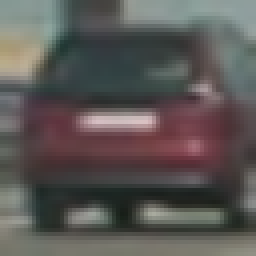
#> input picture CarND-Vehicle-Detection/vehicles/GTI_Far/image0136.png, 64 x 64 px (shown 4 times larger); its folder holds only this picture in this run
$ jupyter execute --allow-errors Vehicle_Detection2.ipynb   (shell and % lines are left out)   (older library calls are emulated)
#> lines starting #> are read from the running program, lines starting #| are printed output that depends on the picture
[cell 1]
#Cell 1
import matplotlib.image as mpimg
import matplotlib.pyplot as plt
import numpy as np
import cv2
import glob
import time
from sklearn.svm import LinearSVC
from sklearn.preprocessing import StandardScaler
from skimage.feature import hog
from sklearn.model_selection import train_test_split
from sklearn.utils import shuffle
import pickle
from scipy.ndimage.measurements import label
from moviepy.editor import VideoFileClip

[cell 2]
#Cell 2
# Loading + training,validation test split
cars0 = glob.glob('./vehicles/GTI_Far/*.png')
cars1 = glob.glob('./vehicles/GTI_MiddleClose/*.png')
cars2 = glob.glob('./vehicles/GTI_Left/*.png')
cars3 = glob.glob('./vehicles/GTI_Right/*.png')
cars4 = glob.glob('./vehicles/KITTI_extracted/*.png')
#cars4 += glob.glob('./vehicles/augmentation/*.png')
notcars1 = glob.glob('./non-vehicles/Extras/*.png')
notcars1 += glob.glob('./non-vehicles/GTI/*.png')

cars = cars0 + cars1 + cars2+ cars3 +  cars4
notcars = notcars1
print(len(cars), len(notcars))

[cell 3]
#Cell 3

fig, axs = plt.subplots(4,4, figsize=(16, 16))
fig.subplots_adjust(hspace = .2, wspace=.001)
axs = axs.ravel()

# Step through the list and search for chessboard corners
for i in np.arange(8):
    img = cv2.imread(cars[np.random.randint(0,len(cars))])
#> img is the input picture: shape (64, 64, 3); mean B, G, R 85.2, 87.4, 91.3
    img = cv2.cvtColor(img,cv2.COLOR_BGR2RGB)
    axs[i].axis('off')
    axs[i].set_title('car', fontsize=10)
    axs[i].imshow(img)
#> (the rest of this cell did not finish here and is left out)

[cell 4]
#Cell 4
# Define a function to return HOG features and visualization
def get_hog_features(img, orient, pix_per_cell, cell_per_block,
                        vis=False, feature_vec=True):
    # Call with two outputs if vis==True
    if vis == True:
        features, hog_image = hog(img, orientations=orient,
                                  pixels_per_cell=(pix_per_cell, pix_per_cell),
                                  cells_per_block=(cell_per_block, cell_per_block),
                                  transform_sqrt=True,
                                  visualise=vis, feature_vector=feature_vec)
        return features, hog_image
    # Otherwise call with one output
    else:
        features = hog(img, orientations=orient,
                       pixels_per_cell=(pix_per_cell, pix_per_cell),
                       cells_per_block=(cell_per_block, cell_per_block),
                       transform_sqrt=True,
                       visualise=vis, feature_vector=feature_vec)
        return features

#> (a cell that did not finish here is left out)

[cell 6]
#Cell 6
# Define a function to compute binned color features
'''
def bin_spatial(img, size=(32, 32)):
    # Use cv2.resize().ravel() to create the feature vector
    features = cv2.resize(img, size).ravel()
    # Return the feature vector
    return features
'''

def bin_spatial(img, size=(32, 32)):
    color1 = cv2.resize(img[:,:,0], size).ravel()
    color2 = cv2.resize(img[:,:,1], size).ravel()
    color3 = cv2.resize(img[:,:,2], size).ravel()
    return np.hstack((color1, color2, color3))

# Define a function to compute color histogram features
# NEED TO CHANGE bins_range if reading .png files with mpimg!
def color_hist(img, nbins=32, bins_range=(0, 256)):
    # Compute the histogram of the color channels separately
    channel1_hist = np.histogram(img[:,:,0], bins=nbins, range=bins_range)
    channel2_hist = np.histogram(img[:,:,1], bins=nbins, range=bins_range)
    channel3_hist = np.histogram(img[:,:,2], bins=nbins, range=bins_range)
    # Concatenate the histograms into a single feature vector
    hist_features = np.concatenate((channel1_hist[0], channel2_hist[0], channel3_hist[0]))
    # Return the individual histograms, bin_centers and feature vector
    return hist_features

# [11 lines left out: function convert_color, not called in this run]

[cell 7]
#Cell 7
# Define a function to extract features from a list of images
# Have this function call bin_spatial() and color_hist()
def extract_features(imgs, color_space='RGB', spatial_size=(32, 32),
                        hist_bins=32, orient=9,
                        pix_per_cell=8, cell_per_block=2, hog_channel=0,
                        spatial_feat=True, hist_feat=True, hog_feat=True):
    # Create a list to append feature vectors to
    features = []
    # Iterate through the list of images
    for file in imgs:
        file_features = []
        # Read in each one by one
        image = mpimg.imread(file)
        #image = image * 255
        #image = image.astype(np.uint8)
        # apply color conversion if other than 'RGB'
        if color_space != 'RGB':
            if color_space == 'HSV':
                feature_image = cv2.cvtColor(image, cv2.COLOR_RGB2HSV)
            elif color_space == 'LUV':
                feature_image = cv2.cvtColor(image, cv2.COLOR_RGB2LUV)
            elif color_space == 'HLS':
                feature_image = cv2.cvtColor(image, cv2.COLOR_RGB2HLS)
            elif color_space == 'YUV':
                feature_image = cv2.cvtColor(image, cv2.COLOR_RGB2YUV)
            elif color_space == 'YCrCb':
                feature_image = cv2.cvtColor(image, cv2.COLOR_RGB2YCrCb)
        else: feature_image = np.copy(image)

        if spatial_feat == True:
            spatial_features = bin_spatial(feature_image, size=spatial_size)
            file_features.append(spatial_features)
        if hist_feat == True:
            # Apply color_hist()
            hist_features = color_hist(feature_image, nbins=hist_bins)
            file_features.append(hist_features)
        if hog_feat == True:
        # Call get_hog_features() with vis=False, feature_vec=True
            if hog_channel == 'ALL':
                hog_features = []
                for channel in range(feature_image.shape[2]):
                    hog_features.append(get_hog_features(feature_image[:,:,channel],
                                        orient, pix_per_cell, cell_per_block,
                                        vis=False, feature_vec=True))
                hog_features = np.ravel(hog_features)
            else:
                hog_features = get_hog_features(feature_image[:,:,hog_channel], orient,
                            pix_per_cell, cell_per_block, vis=False, feature_vec=True)
            # Append the new feature vector to the features list
            file_features.append(hog_features)
        features.append(np.concatenate(file_features))
    # Return list of feature vectors
    return features

[cell 8]
#Cell 8
### TODO: Tweak these parameters and see how the results change.
color_space = 'YUV' # Can be RGB, HSV, LUV, HLS, YUV, YCrCb
#> color_space = 'YUV'
#orient = 9  # HOG orientations
#pix_per_cell = 8 # HOG pixels per cell
cell_per_block = 2 # HOG cells per block
hog_channel = 'ALL' # Can be 0, 1, 2, or "ALL"
spatial_size = (32, 32) # Spatial binning dimensions
hist_bins = 32    # Number of histogram bins
spatial_feat = True # Spatial features on or off
hist_feat = True # Histogram features on or off
hog_feat = True # HOG features on or off
y_start_stop = [None, None] # Min and max in y to search in slide_window()


#color_space = 'LUV' # Can be RGB, HSV, LUV, HLS, YUV, YCrCb
orient = 11
pix_per_cell = 8

car_features = extract_features(cars, color_space=color_space,
                        spatial_size=spatial_size, hist_bins=hist_bins,
                        orient=orient, pix_per_cell=pix_per_cell,
                        cell_per_block=cell_per_block,
                        hog_channel=hog_channel, spatial_feat=spatial_feat,
                        hist_feat=hist_feat, hog_feat=hog_feat)
#> in extract_features, `feature_image = cv2.cvtColor(image, cv2.COLOR_RGB2YUV)`: feature_image: shape (64, 64, 3) float32; mean of channels 0, 1, 2 0.346, 0.494, 0.51
#> in bin_spatial, `color1 = cv2.resize(img[:,:,0], size).ravel()`: color1 = 1024 values, max 0.712 at index 497, min 0.111 at index 847, mean 0.346
#> in bin_spatial, `color2 = cv2.resize(img[:,:,1], size).ravel()`: color2 = 1024 values, max 0.512 at index 236, min 0.427 at index 192, mean 0.494
#> in bin_spatial, `color3 = cv2.resize(img[:,:,2], size).ravel()`: color3 = 1024 values, max 0.636 at index 598, min 0.442 at index 135, mean 0.51
#> in extract_features, `spatial_features = bin_spatial(feature_image, size=spatial_size)`: spatial_features = 3072 values, max 0.712 at index 497, min 0.111 at index 847, mean 0.45
#> in color_hist, `hist_features = np.concatenate((channel1_hist[0], channel2_hist[0], ch..`: hist_features = 96 values, max 4096 at index 0, min 0 at index 1, mean 128
#> after the loop in extract_features, `for channel in range(feature_image.shape[2]):`: hog_features = 3 items
#> in extract_features, `hog_features = np.ravel(hog_features)`: hog_features = 6468 values, max 0.62 at index 775, min 0 at index 10, mean 0.103
#> car_features = 1 item
notcar_features = extract_features(notcars, color_space=color_space,
                        spatial_size=spatial_size, hist_bins=hist_bins,
                        orient=orient, pix_per_cell=pix_per_cell,
                        cell_per_block=cell_per_block,
                        hog_channel=hog_channel, spatial_feat=spatial_feat,
                        hist_feat=hist_feat, hog_feat=hog_feat)
#> notcar_features = []

#> (the rest of this cell did not finish here and is left out)

[cell 9]
#Cell 9
img = mpimg.imread('test_images/test3.jpg')
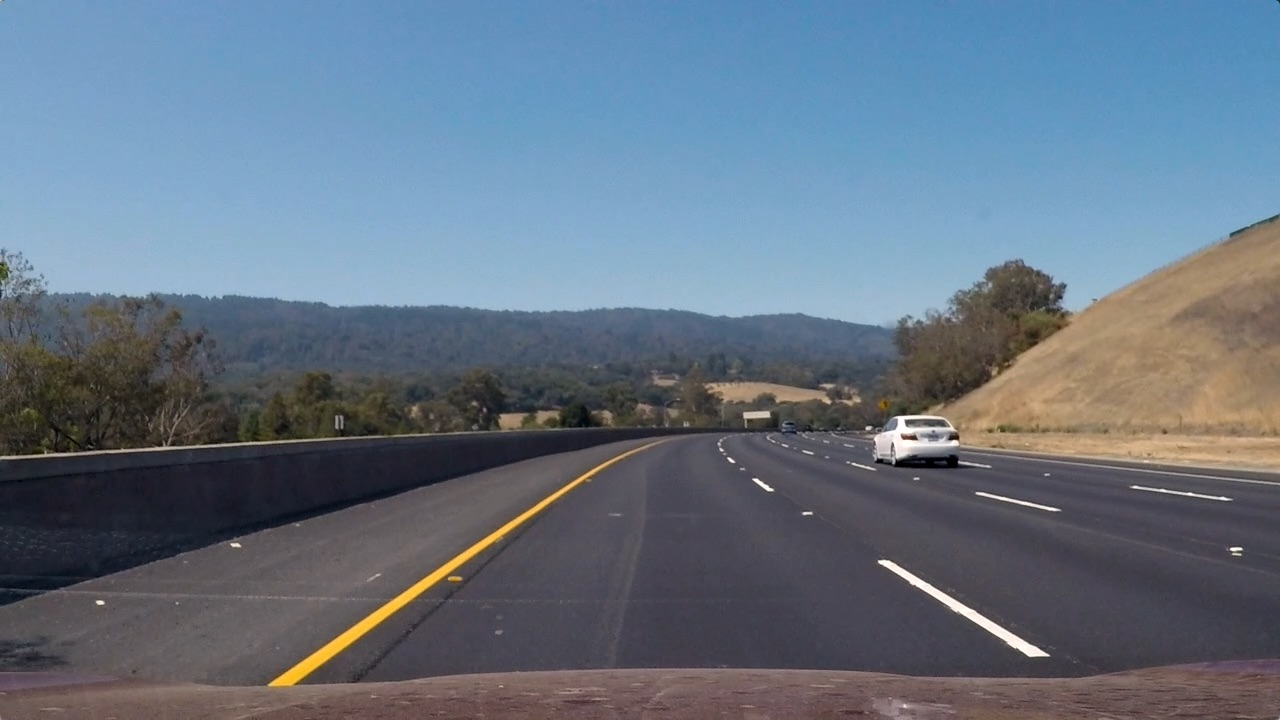
#> input picture CarND-Vehicle-Detection/test_images/test3.jpg, 1280 x 720 px
#> img is the input picture: shape (720, 1280, 3); mean R, G, B 101.1, 115.3, 130.7

# Define a single function that can extract features using hog sub-sampling and make predictions
# [71 lines left out: function find_cars, not called in this run]

ystart = 400
ystop = 560
scale = 1.6

#> (the rest of this cell did not finish here and is left out)

[cell 10]
#Cell 10
# Here is your draw_boxes function from the previous exercise
# [13 lines left out: function draw_boxes, not called in this run]

print('...')
...

[cell 11]
#Cell 11 ***
test_img = mpimg.imread('./test_images/test3.jpg')

rects = []

ystart = 400
ystop = 680
scale = 3.5
#> (the rest of this cell did not finish here and is left out)

[cell 12]
#Cell 12 ***
test_img = mpimg.imread('./test_images/test3.jpg')

rectangles = []

color_space = 'YUV' # Can be RGB, HSV, LUV, HLS, YUV, YCrCb
orient = 11
pix_per_cell = 8
cell_per_block = 2
hog_channel = 'ALL' # Can be 0, 1, 2, or "ALL"


ystart = 400
ystop = 480
scale = 1.0
#> (the rest of this cell did not finish here and is left out)

[cell 13]
#Cell 13
# Read in image similar to one shown above
image = mpimg.imread('test_images/test3.jpg')
heat = np.zeros_like(image[:,:,0]).astype(np.float)

def add_heat(heatmap, bbox_list):
    # Iterate through list of bboxes
    for box in bbox_list:
        # Add += 1 for all pixels inside each bbox
        # Assuming each "box" takes the form ((x1, y1), (x2, y2))
        heatmap[box[0][1]:box[1][1], box[0][0]:box[1][0]] += 1

    # Return updated heatmap
    return heatmap# Iterate through list of bboxes

def apply_threshold(heatmap, threshold):
    # Zero out pixels below the threshold
    heatmap[heatmap <= threshold] = 0
    # Return thresholded map
    return heatmap

def draw_labeled_bboxes(img, labels):
    # Iterate through all detected cars
    for car_number in range(1, labels[1]+1):
        # Find pixels with each car_number label value
        nonzero = (labels[0] == car_number).nonzero()
        # Identify x and y values of those pixels
        nonzeroy = np.array(nonzero[0])
        nonzerox = np.array(nonzero[1])
        # Define a bounding box based on min/max x and y
        bbox = ((np.min(nonzerox), np.min(nonzeroy)), (np.max(nonzerox), np.max(nonzeroy)))
        # Draw the box on the image
        cv2.rectangle(img, bbox[0], bbox[1], (0,0,255), 6)
    # Return the image
    return img

# Add heat to each box in box list
#heat = add_heat(heat,box_list)
heat = add_heat(heat,rectangles)
#> after the loop in add_heat, `for box in bbox_list:`: heatmap: shape (720, 1280) float64; every value is 0

# Apply threshold to help remove false positives
heat = apply_threshold(heat,1)

# Visualize the heatmap when displaying
heatmap = np.clip(heat, 0, 255)

# Find final boxes from heatmap using label function
labels = label(heatmap)
draw_img = draw_labeled_bboxes(np.copy(image), labels)

fig = plt.figure()
plt.subplot(121)
plt.imshow(draw_img)
plt.title('Car Positions')
plt.subplot(122)
plt.imshow(heat, cmap='hot')
plt.title('Heat Map')
fig.tight_layout()
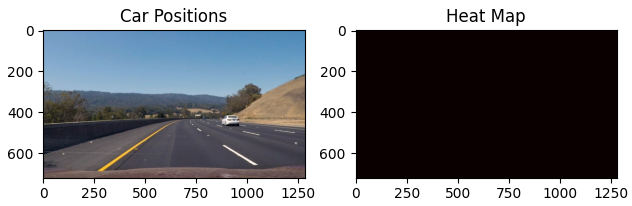
#> figure drawn by matplotlib, 2 panels

[cell 14]
#Cell 14 ***
plt.figure(figsize=(10,10))
plt.imshow(labels[0], cmap='gray')
print(labels[1], 'cars found')
#| 0 cars found
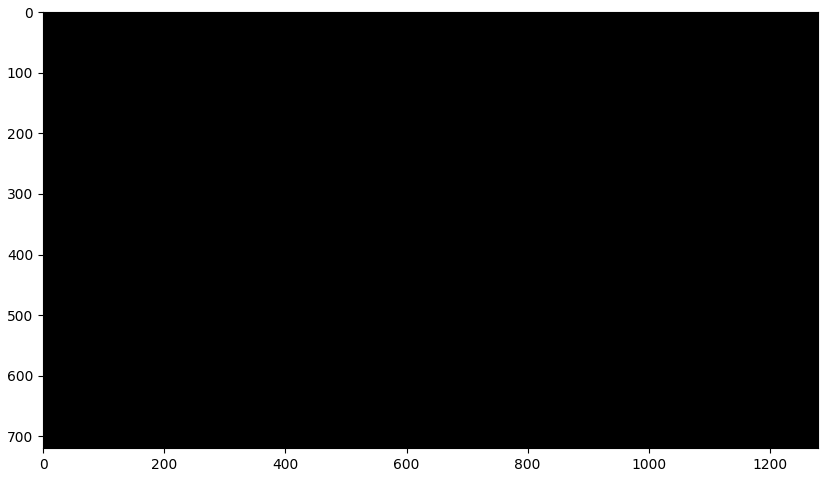
#> figure drawn by matplotlib, 1 panel

[cell 15]
#Cell 15
def draw_labeled_bboxes(img, labels):
    # Iterate through all detected cars
    rects = []
    for car_number in range(1, labels[1]+1):
        # Find pixels with each car_number label value
        nonzero = (labels[0] == car_number).nonzero()
        # Identify x and y values of those pixels
        nonzeroy = np.array(nonzero[0])
        nonzerox = np.array(nonzero[1])
        # Define a bounding box based on min/max x and y
        bbox = ((np.min(nonzerox), np.min(nonzeroy)), (np.max(nonzerox), np.max(nonzeroy)))
        rects.append(bbox)
        # Draw the box on the image
        cv2.rectangle(img, bbox[0], bbox[1], (0,0,255), 6)
    # Return the image and final rectangles
    return img, rects

# Draw bounding boxes on a copy of the image
draw_img, rect = draw_labeled_bboxes(np.copy(test_img), labels)
#> rect = []
# Display the image
plt.figure(figsize=(10,10))
plt.imshow(draw_img)
print('...')

[cell 16]
#Cell 16 ***
def process_frame(img):

    rectangles = []

    test_img = np.copy(img)

    color_space = 'YUV' # Can be RGB, HSV, LUV, HLS, YUV, YCrCb
    orient = 11
    pix_per_cell = 8
    cell_per_block = 2
    hog_channel = 'ALL' # Can be 0, 1, 2, or "ALL"


    ystart = 400
    ystop = 480
    scale = 1.0
    out_img, box_list = find_cars(test_img, ystart, ystop, scale, svc, X_scaler, orient, pix_per_cell, cell_per_block, spatial_size, hist_bins)
    rectangles.append(box_list)

    ystart = 416
    ystop = 496
    scale = 1.0
    out_img, box_list = find_cars(test_img, ystart, ystop, scale, svc, X_scaler, orient, pix_per_cell, cell_per_block, spatial_size, hist_bins)
    rectangles.append(box_list)

    ystart = 400
    ystop = 520
    scale = 1.5
    out_img, box_list = find_cars(test_img, ystart, ystop, scale, svc, X_scaler, orient, pix_per_cell, cell_per_block, spatial_size, hist_bins)
    rectangles.append(box_list)

    ystart = 432
    ystop = 552
    scale = 1.5
    out_img, box_list = find_cars(test_img, ystart, ystop, scale, svc, X_scaler, orient, pix_per_cell, cell_per_block, spatial_size, hist_bins)
    rectangles.append(box_list)

    ystart = 400
    ystop = 560
    scale = 2.0
    out_img, box_list = find_cars(test_img, ystart, ystop, scale, svc, X_scaler, orient, pix_per_cell, cell_per_block, spatial_size, hist_bins)
    rectangles.append(box_list)

    ystart = 432
    ystop = 592
    scale = 2.0
    out_img, box_list = find_cars(test_img, ystart, ystop, scale, svc, X_scaler, orient, pix_per_cell, cell_per_block, spatial_size, hist_bins)
    rectangles.append(box_list)

    ystart = 400
    ystop = 680
    scale = 3.5
    out_img, box_list = find_cars(test_img, ystart, ystop, scale, svc, X_scaler, orient, pix_per_cell, cell_per_block, spatial_size, hist_bins)
    rectangles.append(box_list)

    ystart = 440
    ystop = 720
    scale = 3.5
    out_img, box_list = find_cars(test_img, ystart, ystop, scale, svc, X_scaler, orient, pix_per_cell, cell_per_block, spatial_size, hist_bins)
    rectangles.append(box_list)

    rectangles = [item for sublist in rectangles for item in sublist]

    heatmap_img = np.zeros_like(img[:,:,0])
    heatmap_img = add_heat(heatmap_img, rectangles)
    heatmap_img = apply_threshold(heatmap_img, 2)
    labels = label(heatmap_img)
    draw_img, rects = draw_labeled_bboxes(np.copy(img), labels)
    return draw_img

print('...')

[cell 17]
#Cell 17 ***
test_images = glob.glob('./test_images/test*.jpg')

fig, axs = plt.subplots(3, 2, figsize=(16,14))
fig.subplots_adjust(hspace = .004, wspace=.002)
axs = axs.ravel()

#> (the rest of this cell did not finish here and is left out)
